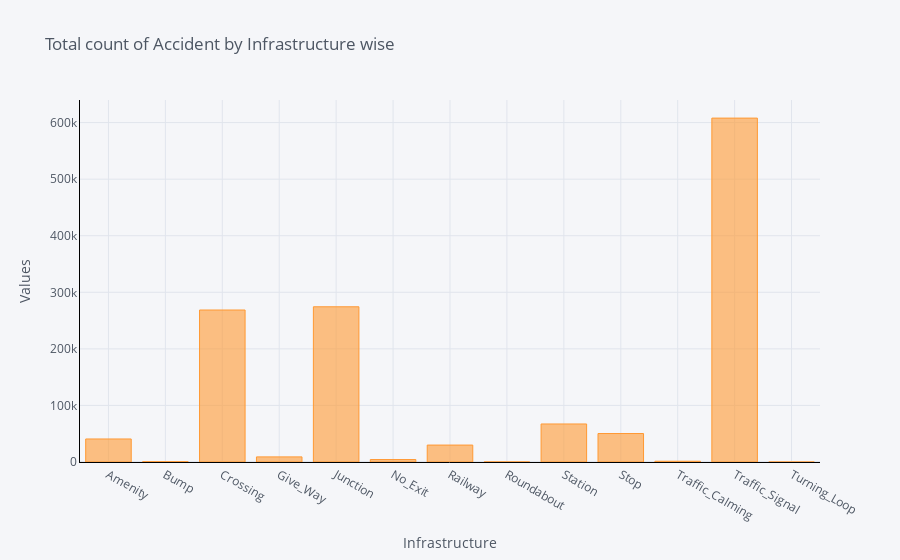

The notebook cell saved with this chart:
### Markdown cell above
3. Total count of Accident by Infrastructure wise

### Code cell
grp_sev.sum(axis=0).compute().iplot(kind = "bar", title="Total count of Accident by Infrastructure wise", yTitle="Values",
                            xTitle="Infrastructure", opacity=0.6, linecolor = 'black')

### Figure 1 — Plotly figure (JSON) as saved in the notebook; plotly's stock layout.template omitted (floating-point values rounded to 4 significant figures)
{"data": [{"marker": {"color": "rgba(255, 153, 51, 0.6)", "line": {"color": "rgba(255, 153, 51, 1.0)", "width": 1}}, "name": "None", "orientation": "v", "text": "", "type": "bar", "x": ["Amenity", "Bump", "Crossing", "Give_Way", "Junction", "No_Exit", "Railway", "Roundabout", "Station", "Stop", "Traffic_Calming", "Traffic_Signal", "Turning_Loop"], "y": [40707, 595, 268705, 9057, 274391, 4305, 29926, 178, 67214, 50348, 1371, 607956, 0]}], "layout": {"legend": {"bgcolor": "#F5F6F9", "font": {"color": "#4D5663"}}, "paper_bgcolor": "#F5F6F9", "plot_bgcolor": "#F5F6F9", "title": {"font": {"color": "#4D5663"}, "text": "Total count of Accident by Infrastructure wise"}, "xaxis": {"gridcolor": "#E1E5ED", "linecolor": "black", "showgrid": true, "tickfont": {"color": "#4D5663"}, "title": {"font": {"color": "#4D5663"}, "text": "Infrastructure"}, "zerolinecolor": "#E1E5ED"}, "yaxis": {"gridcolor": "#E1E5ED", "linecolor": "black", "showgrid": true, "tickfont": {"color": "#4D5663"}, "title": {"font": {"color": "#4D5663"}, "text": "Values"}, "zerolinecolor": "#E1E5ED"}}}
